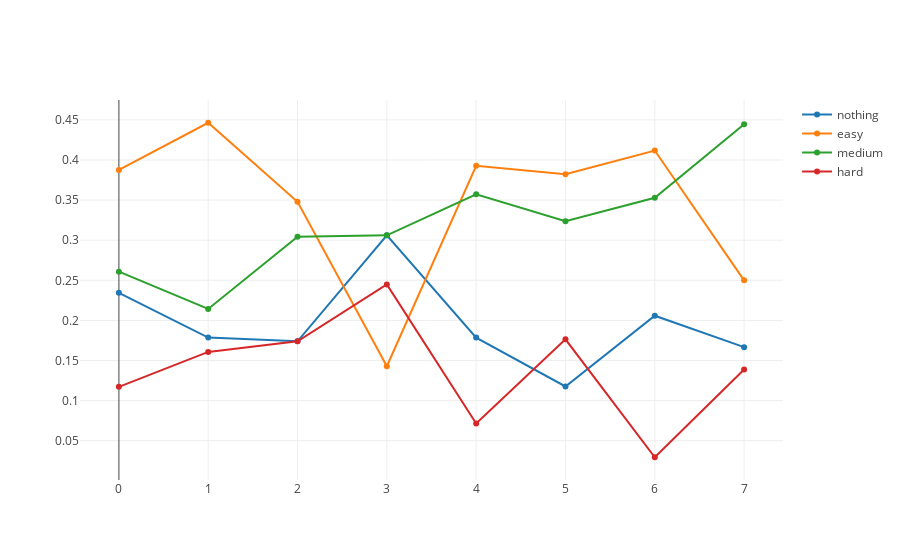

Write notebook code for a chart like this one.
### Code cell
# noexport

plot_difficulty_chosen_since_first_impression_per_week()

### Figure 1 — Plotly figure (JSON) as saved in the notebook; plotly's stock layout.template omitted (floating-point values rounded to 4 significant figures)
{"data": [{"name": "nothing", "type": "scatter", "uid": "059a6446-97e1-4103-9470-7a3a22daf9a6", "x": [0, 1, 2, 3, 4, 5, 6, 7], "y": [0.2344, 0.1786, 0.1739, 0.3061, 0.1786, 0.1176, 0.2059, 0.1667]}, {"name": "easy", "type": "scatter", "uid": "fd320e41-547e-4ede-9bc3-a276fe923d78", "x": [0, 1, 2, 3, 4, 5, 6, 7], "y": [0.3876, 0.4464, 0.3478, 0.1429, 0.3929, 0.3824, 0.4118, 0.25]}, {"name": "medium", "type": "scatter", "uid": "8526800c-0fef-4c88-bc54-e60fd99f3d71", "x": [0, 1, 2, 3, 4, 5, 6, 7], "y": [0.2608, 0.2143, 0.3043, 0.3061, 0.3571, 0.3235, 0.3529, 0.4444]}, {"name": "hard", "type": "scatter", "uid": "66d1a9f4-0b00-465c-a4f2-84e1bc35aab9", "x": [0, 1, 2, 3, 4, 5, 6, 7], "y": [0.1172, 0.1607, 0.1739, 0.2449, 0.07143, 0.1765, 0.02941, 0.1389]}], "layout": {}}
